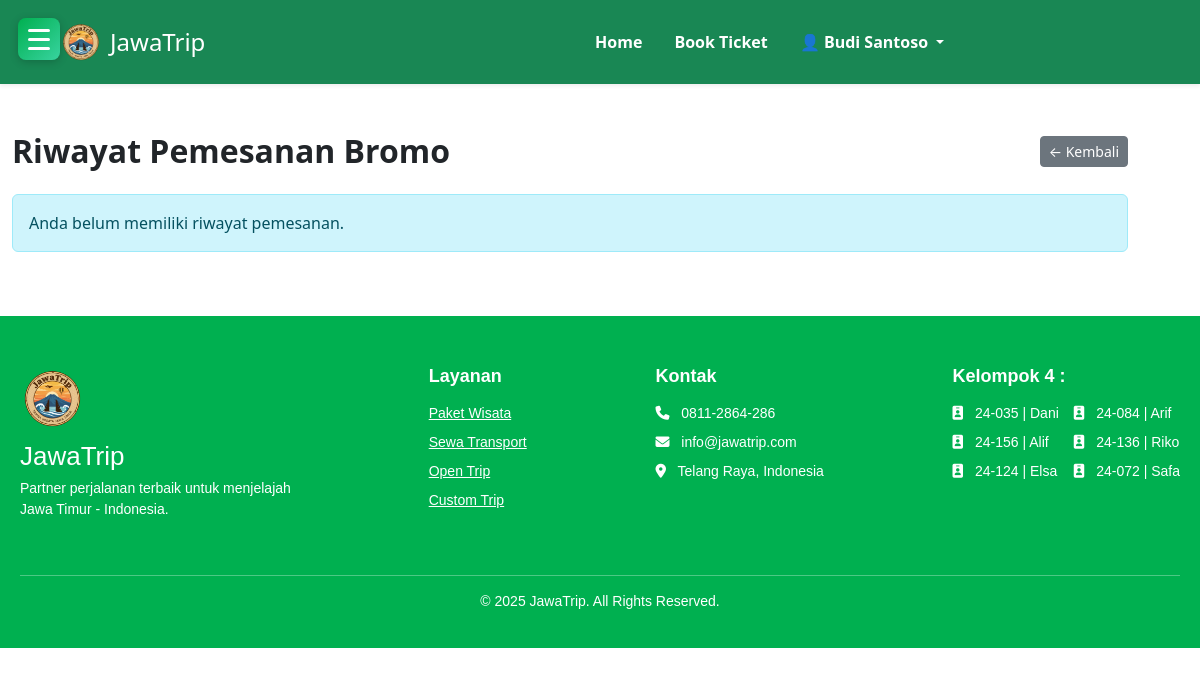
The page /riwayat_bromo.php (signed in) on the database as committed earlier.
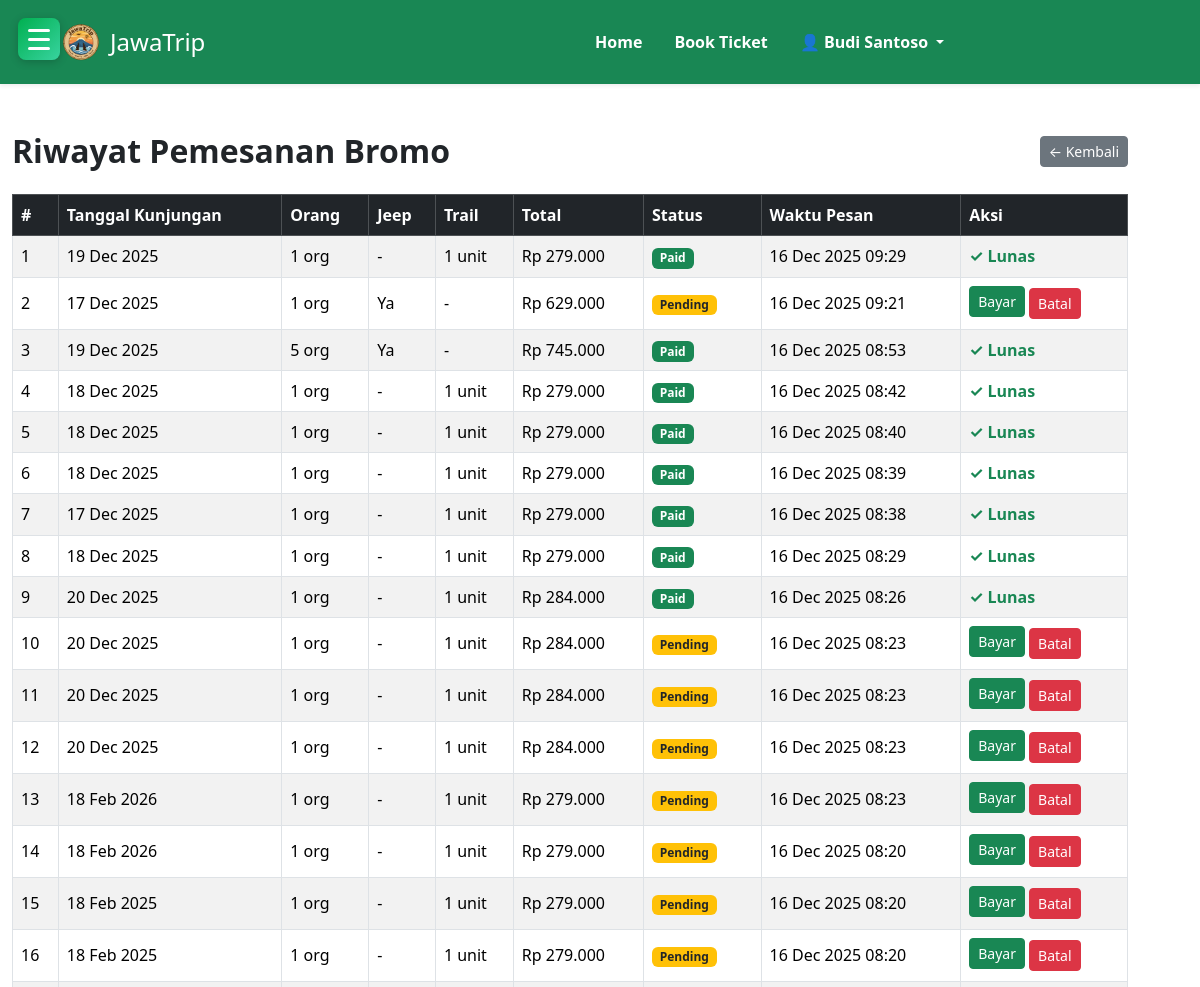
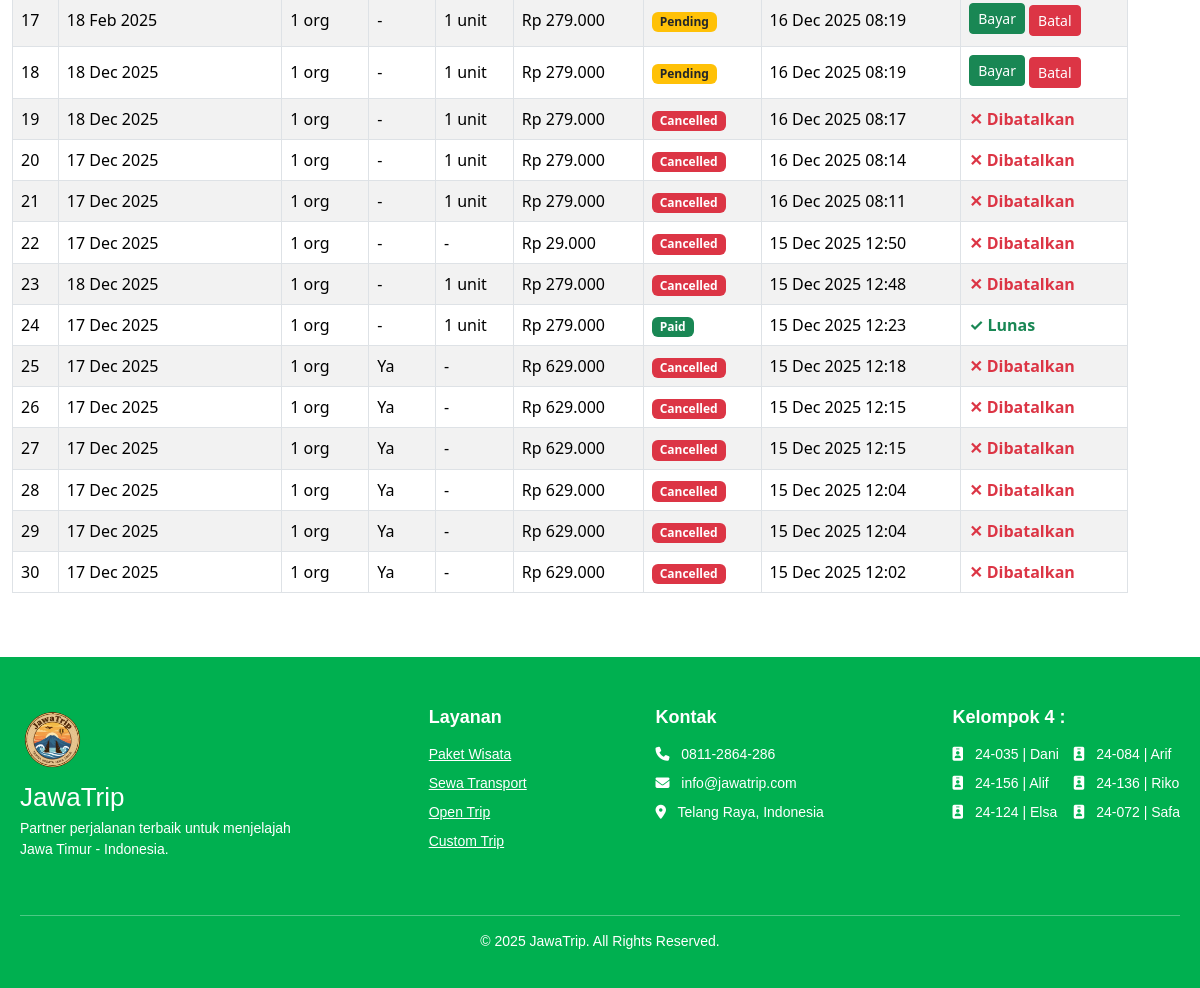
The same page on the database as committed later (2 pictures, top to bottom).
### tables this page shows
CREATE TABLE `pemesanan_bromo` (
  `id` int(11) NOT NULL,
  `user_id` int(11) DEFAULT NULL,
  `tanggal_kunjungan` date DEFAULT NULL,
  `jumlah_orang` int(11) DEFAULT NULL,
  `sewa_jeep` varchar(5) DEFAULT NULL,
  `sewa_trail` varchar(5) DEFAULT NULL,
  `jumlah_trail` int(11) DEFAULT NULL,
  `total_harga` int(11) DEFAULT NULL,
  `status` varchar(20) DEFAULT NULL,
  `created_at` timestamp NOT NULL DEFAULT current_timestamp(),
  `bukti_transfer` varchar(255) DEFAULT NULL,
  `waktu_bayar` datetime DEFAULT NULL,
  `alasan_batal` text DEFAULT NULL,
  `waktu_batal` datetime DEFAULT NULL,
  `updated_at` datetime DEFAULT NULL
);

### riwayat_bromo.php (the view, shortened to what this page needs)
<?php
require 'koneksi.php';
include 'includes/header.php';
include 'includes/navbar.php';
include 'includes/dashboard_home.php';
$user_id = $_SESSION['user_id'] ?? $_SESSION['id_user'] ?? null;
$stmt = $conn->prepare("
    SELECT *
    FROM pemesanan_bromo
    WHERE user_id = ?
    ORDER BY id DESC
");
$stmt->bind_param("i", $user_id);
$stmt->execute();
$data = $stmt->get_result();
?>
<div class="container py-5">
    <div class="d-flex justify-content-between align-items-center mb-4">
        <h2 class="fw-bold mb-0">Riwayat Pemesanan Bromo</h2>
        <a href="javascript:history.back()" class="btn btn-secondary btn-sm">
            ← Kembali
        </a>
    </div>
<?php if ($data->num_rows === 0): ?>
    <div class="alert alert-info">
        Anda belum memiliki riwayat pemesanan.
    </div>
<?php else: ?>
<div class="table-responsive">
<table class="table table-bordered table-striped align-middle">
<thead class="table-dark">
<tr>
    <th>#</th>
    <th>Tanggal Kunjungan</th>
    <th>Orang</th>
    <th>Jeep</th>
    <th>Trail</th>
    <th>Total</th>
    <th>Status</th>
    <th>Waktu Pesan</th>
    <th>Aksi</th>
</tr>
</thead>
<tbody>
<?php $no = 1; while ($r = $data->fetch_assoc()): ?>
<?php
    $status = $r['status'] ?? 'pending';
    if ($status === 'paid') {
        $badge = 'bg-success';
    } elseif ($status === 'menunggu_verifikasi') {
        $badge = 'bg-info';
    } elseif ($status === 'cancelled') {
        $badge = 'bg-danger';
    } else {
        $badge = 'bg-warning text-dark';
    }
?>
<tr>
    <td><?= $no++ ?></td>
    <td><?= date('d M Y', strtotime($r['tanggal_kunjungan'])) ?></td>
    <td><?= (int)$r['jumlah_orang'] ?> org</td>
    <td><?= ($r['sewa_jeep'] === 'ya') ? 'Ya' : '-' ?></td>
    <td>
        <?= ($r['sewa_trail'] === 'ya')
            ? ((int)$r['jumlah_trail'] . ' unit')
            : '-' ?>
    </td>
    <td>
        Rp <?= number_format((int)$r['total_harga'], 0, ',', '.') ?>
    </td>
    <td>
        <span class="badge <?= $badge ?>">
            <?= ucfirst($status) ?>
        </span>
    </td>
    <td>
        <?= date('d M Y H:i', strtotime($r['created_at'])) ?>
    </td>
    <td>
        <?php if ($status === 'pending'): ?>
            <a href="bayar_bromo.php?id=<?= $r['id'] ?>"
               class="btn btn-sm btn-success mb-1">
                Bayar
            </a>
            <a href="batal_bromo.php?id=<?= $r['id'] ?>"
               onclick="return confirm('Yakin ingin membatalkan pesanan ini?')"
               class="btn btn-sm btn-danger">
                Batal
            </a>
        <?php elseif ($status === 'menunggu_verifikasi'): ?>
            <span class="text-muted small">
                Menunggu verifikasi admin
            </span>
        <?php elseif ($status === 'cancelled'): ?>
            <span class="text-danger fw-bold">
                ✕ Dibatalkan
            </span>
        <?php else: ?>
            <span class="text-success fw-bold">
                ✓ Lunas
            </span>
        <?php endif; ?>
    </td>
</tr>
<?php endwhile; ?>
</tbody>
</table>
</div>
<?php endif; ?>
</div>
<?php
include 'includes/footer.php';
?>

### includes/header.php (shortened to what this page needs)
<!DOCTYPE html>
<html lang="id">
<head>
  <link href="https://cdn.jsdelivr.net/npm/bootstrap@5.3.3/dist/css/bootstrap.min.css" rel="stylesheet">
  <link rel="stylesheet" href="/kelompok-4/assets/style.css">
  <link rel="stylesheet" href="/kelompok-4/assets/dashboard_home.css">
</head>
<body>

### includes/navbar.php (shortened to what this page needs)
<?php
$isLogin = isset($_SESSION['user_id']) || isset($_SESSION['admin_id']);
$username =
    $_SESSION['username']
    ?? $_SESSION['admin_username']
    ?? 'User';
$basePath = (strpos($_SERVER['REQUEST_URI'], '/admin') !== false) ? '../' : '';
?>
<nav class="navbar navbar-expand-lg navbar-dark bg-success shadow-sm py-3">
  <div class="container">
    <a class="navbar-brand d-flex align-items-center text-white fs-4 ms-5"
       href="<?= $basePath ?>index.php">
      <img src="<?= $basePath ?>img/jawatrip1.png"
           alt="logo"
           style="height:42px"
           class="me-2">
      JawaTrip
    </a>
    <div class="collapse navbar-collapse justify-content-center" id="navbarNav">
      <ul class="navbar-nav text-center">
        <li class="nav-item">
          <a class="nav-link text-white fw-semibold px-3"
             href="<?= $basePath ?>index.php">Home</a>
        </li>
        <li class="nav-item">
          <a class="nav-link text-white fw-semibold px-3"
             href="<?= $basePath ?>pesan.php">Book Ticket</a>
        </li>
          <?php if ($isLogin): ?>
<li class="nav-item dropdown">
    <a class="nav-link dropdown-toggle text-white fw-semibold px-3"
       href="#"
       role="button"
       data-bs-toggle="dropdown">
      👤 <?= htmlspecialchars($username) ?>
    </a>
</li>
<?php endif; ?>
      </ul>
    </div>
  </div>
</nav>

### includes/dashboard_home.php (shortened to what this page needs)
<link rel="stylesheet" href="https://cdnjs.cloudflare.com/ajax/libs/font-awesome/6.5.1/css/all.min.css">
<link rel="stylesheet" href="assets/dashboard_home.css">
<label for="toggle-menu" class="menu-icon">
  <div></div>
  <div></div>
  <div></div>
</label>
<label for="toggle-menu" class="close-btn">&times;</label>

### includes/footer.php (shortened to what this page needs)
<link rel="stylesheet" href="assets/footer2.css">
<footer class="modern-footer">
    <div class="footer-container">
        <div class="footer-brand">
            <img src="img/jawatrip1.png" alt="JawaTrip Logo" class="footer-logo">
            <h2>JawaTrip</h2>
            <p>Partner perjalanan terbaik untuk menjelajah Jawa Timur - Indonesia.</p>
        </div>
        <div class="footer-links">
            <h4>Layanan</h4>
            <a href="#">Paket Wisata</a>
            <a href="#">Sewa Transport</a>
            <a href="#">Open Trip</a>
            <a href="#">Custom Trip</a>
        </div>
        <div class="footer-contact">
            <h4>Kontak</h4>
            <p><i class="fa-solid fa-phone"></i> 0811-2864-286</p>
            <p><i class="fa-solid fa-envelope"></i> info@jawatrip.com</p>
            <p><i class="fa-solid fa-location-dot"></i> Telang Raya, Indonesia</p>
        </div>
        <div class="footer-members">
            <h4>Kelompok 4 :</h4>
            <div class="members-grid">
                <div><i class="fa-solid fa-id-badge"></i> 24-035 | Dani</div>
                <div><i class="fa-solid fa-id-badge"></i> 24-084 | Arif</div>
                <div><i class="fa-solid fa-id-badge"></i> 24-156 | Alif</div>
                <div><i class="fa-solid fa-id-badge"></i> 24-136 | Riko</div>
                <div><i class="fa-solid fa-id-badge"></i> 24-124 | Elsa</div>
                <div><i class="fa-solid fa-id-badge"></i> 24-072 | Safa</div>
            </div>
        </div>
    </div>
    <div class="footer-bottom">
        <p>© 2025 JawaTrip. All Rights Reserved.</p>
    </div>
</footer>

### assets/style.css (style rules this page uses)
.navbar { margin: 0; padding: 0; position: relative; z-index: 1100; }
.navbar-brand img { height: 45px; }
.navbar-brand { flex: 1; text-align: left; }
.navbar-nav { margin: 0 auto; }
.navbar-nav .nav-link { color: white !important; font-weight: 600; }

### assets/dashboard_home.css (style rules this page uses)
html, body { margin: 0; padding: 0; }
.close-btn { position: absolute; top: 18px; right: 20px; font-size: 30px; color: #00b050; cursor: pointer; transition: 0.3s ease; }
.menu-icon { position: fixed; top: 18px; left: 18px; width: 42px; height: 42px; display: flex; flex-direction: column; align-items: center; justify-content: center; cursor: pointer; z-index: 1300; background: linear-gradient(135deg, #00b050, #38d39f); border-radius: 8px; box-shadow: 0 2px 8px rgba(0,0,0,0.2); transition: all 0.3s ease; }
.menu-icon div { width: 22px; height: 3px; background: #fff; margin: 3px 0; border-radius: 2px; transition: transform 0.25s ease, opacity 0.25s ease; }
@media (min-width: 992px) { main, .container, section { margin-left: 0; } }
@media (min-width: 992px) { .menu-icon { display: flex; } }

### assets/footer2.css (style rules this page uses)
.modern-footer { background-color: #00b050; color: white; padding: 50px 20px 20px; font-family: 'Poppins', sans-serif; }
.footer-container { max-width: 1200px; margin: auto; display: flex; justify-content: space-between; flex-wrap: wrap; gap: 40px; }
.footer-brand { max-width: 280px; }
.footer-logo { width: 65px; margin-bottom: 10px; }
.footer-brand h2 { font-size: 26px; margin-bottom: 5px; }
.footer-brand p { font-size: 14px; line-height: 1.5; margin-bottom: 15px; }
.footer-links h4, .footer-contact h4, .footer-members h4 { font-size: 18px; margin-bottom: 15px; font-weight: 600; }
.footer-links a { display: block; color: white; font-size: 14px; margin-bottom: 8px; transition: 0.3s; }
.footer-contact p { font-size: 14px; margin-bottom: 8px; }
.footer-contact i { margin-right: 8px; }
.members-grid { display: grid; grid-template-columns: repeat(2, 1fr); gap: 8px 15px; }
.members-grid div { font-size: 14px; }
.members-grid i { margin-right: 8px; }
.footer-bottom { text-align: center; margin-top: 40px; padding-top: 15px; border-top: 1px solid rgba(255,255,255,0.3); font-size: 14px; }

Rows that differ between the two databases and show on the page:
added pemesanan_bromo: tanggal_kunjungan "19 Dec 2025", jumlah_orang "1", jumlah_trail "1", total_harga "279.000", status "Paid", created_at "16 Dec 2025 09:29", shows "✓ Lunas"
added pemesanan_bromo: tanggal_kunjungan "17 Dec 2025", jumlah_orang "1", sewa_jeep "Ya", total_harga "629.000", status "Pending", created_at "16 Dec 2025 09:21"
added pemesanan_bromo: tanggal_kunjungan "19 Dec 2025", jumlah_orang "5", sewa_jeep "Ya", total_harga "745.000", status "Paid", created_at "16 Dec 2025 08:53", shows "✓ Lunas"
added pemesanan_bromo: tanggal_kunjungan "18 Dec 2025", jumlah_orang "1", jumlah_trail "1", total_harga "279.000", status "Paid", created_at "16 Dec 2025 08:42", shows "✓ Lunas"
added pemesanan_bromo: tanggal_kunjungan "18 Dec 2025", jumlah_orang "1", jumlah_trail "1", total_harga "279.000", status "Paid", created_at "16 Dec 2025 08:40", shows "✓ Lunas"
added pemesanan_bromo: tanggal_kunjungan "18 Dec 2025", jumlah_orang "1", jumlah_trail "1", total_harga "279.000", status "Paid", created_at "16 Dec 2025 08:39", shows "✓ Lunas"
added pemesanan_bromo: tanggal_kunjungan "17 Dec 2025", jumlah_orang "1", jumlah_trail "1", total_harga "279.000", status "Paid", created_at "16 Dec 2025 08:38", shows "✓ Lunas"
added pemesanan_bromo: tanggal_kunjungan "18 Dec 2025", jumlah_orang "1", jumlah_trail "1", total_harga "279.000", status "Paid", created_at "16 Dec 2025 08:29", shows "✓ Lunas"
added pemesanan_bromo: tanggal_kunjungan "20 Dec 2025", jumlah_orang "1", jumlah_trail "1", total_harga "284.000", status "Paid", created_at "16 Dec 2025 08:26", shows "✓ Lunas"
added pemesanan_bromo: tanggal_kunjungan "20 Dec 2025", jumlah_orang "1", jumlah_trail "1", total_harga "284.000", status "Pending", created_at "16 Dec 2025 08:23"
added pemesanan_bromo: tanggal_kunjungan "20 Dec 2025", jumlah_orang "1", jumlah_trail "1", total_harga "284.000", status "Pending", created_at "16 Dec 2025 08:23"
added pemesanan_bromo: tanggal_kunjungan "20 Dec 2025", jumlah_orang "1", jumlah_trail "1", total_harga "284.000", status "Pending", created_at "16 Dec 2025 08:23"
added pemesanan_bromo: tanggal_kunjungan "18 Feb 2026", jumlah_orang "1", jumlah_trail "1", total_harga "279.000", status "Pending", created_at "16 Dec 2025 08:23"
added pemesanan_bromo: tanggal_kunjungan "18 Feb 2026", jumlah_orang "1", jumlah_trail "1", total_harga "279.000", status "Pending", created_at "16 Dec 2025 08:20"
added pemesanan_bromo: tanggal_kunjungan "18 Feb 2025", jumlah_orang "1", jumlah_trail "1", total_harga "279.000", status "Pending", created_at "16 Dec 2025 08:20"
added pemesanan_bromo: tanggal_kunjungan "18 Feb 2025", jumlah_orang "1", jumlah_trail "1", total_harga "279.000", status "Pending", created_at "16 Dec 2025 08:20"
added pemesanan_bromo: tanggal_kunjungan "18 Feb 2025", jumlah_orang "1", jumlah_trail "1", total_harga "279.000", status "Pending", created_at "16 Dec 2025 08:19"
added pemesanan_bromo: tanggal_kunjungan "18 Dec 2025", jumlah_orang "1", jumlah_trail "1", total_harga "279.000", status "Pending", created_at "16 Dec 2025 08:19"
added pemesanan_bromo: tanggal_kunjungan "18 Dec 2025", jumlah_orang "1", jumlah_trail "1", total_harga "279.000", status "Cancelled", created_at "16 Dec 2025 08:17", shows "✕ Dibatalkan"
added pemesanan_bromo: tanggal_kunjungan "17 Dec 2025", jumlah_orang "1", jumlah_trail "1", total_harga "279.000", status "Cancelled", created_at "16 Dec 2025 08:14", shows "✕ Dibatalkan"
added pemesanan_bromo: tanggal_kunjungan "17 Dec 2025", jumlah_orang "1", jumlah_trail "1", total_harga "279.000", status "Cancelled", created_at "16 Dec 2025 08:11", shows "✕ Dibatalkan"
added pemesanan_bromo: tanggal_kunjungan "17 Dec 2025", jumlah_orang "1", total_harga "29.000", status "Cancelled", created_at "15 Dec 2025 12:50", shows "✕ Dibatalkan"
added pemesanan_bromo: tanggal_kunjungan "18 Dec 2025", jumlah_orang "1", jumlah_trail "1", total_harga "279.000", status "Cancelled", created_at "15 Dec 2025 12:48", shows "✕ Dibatalkan"
added pemesanan_bromo: tanggal_kunjungan "17 Dec 2025", jumlah_orang "1", jumlah_trail "1", total_harga "279.000", status "Paid", created_at "15 Dec 2025 12:23", shows "✓ Lunas"
added pemesanan_bromo: tanggal_kunjungan "17 Dec 2025", jumlah_orang "1", sewa_jeep "Ya", total_harga "629.000", status "Cancelled", created_at "15 Dec 2025 12:18", shows "✕ Dibatalkan"
added pemesanan_bromo: tanggal_kunjungan "17 Dec 2025", jumlah_orang "1", sewa_jeep "Ya", total_harga "629.000", status "Cancelled", created_at "15 Dec 2025 12:15", shows "✕ Dibatalkan"
added pemesanan_bromo: tanggal_kunjungan "17 Dec 2025", jumlah_orang "1", sewa_jeep "Ya", total_harga "629.000", status "Cancelled", created_at "15 Dec 2025 12:15", shows "✕ Dibatalkan"
added pemesanan_bromo: tanggal_kunjungan "17 Dec 2025", jumlah_orang "1", sewa_jeep "Ya", total_harga "629.000", status "Cancelled", created_at "15 Dec 2025 12:04", shows "✕ Dibatalkan"
added pemesanan_bromo: tanggal_kunjungan "17 Dec 2025", jumlah_orang "1", sewa_jeep "Ya", total_harga "629.000", status "Cancelled", created_at "15 Dec 2025 12:04", shows "✕ Dibatalkan"
added pemesanan_bromo: tanggal_kunjungan "17 Dec 2025", jumlah_orang "1", sewa_jeep "Ya", total_harga "629.000", status "Cancelled", created_at "15 Dec 2025 12:02", shows "✕ Dibatalkan"
Other text that changed with them:
text no longer shown: "Anda belum memiliki riwayat pemesanan."
text now shown: "# Tanggal Kunjungan Orang Jeep Trail Total Status Waktu Pesan Aksi"
